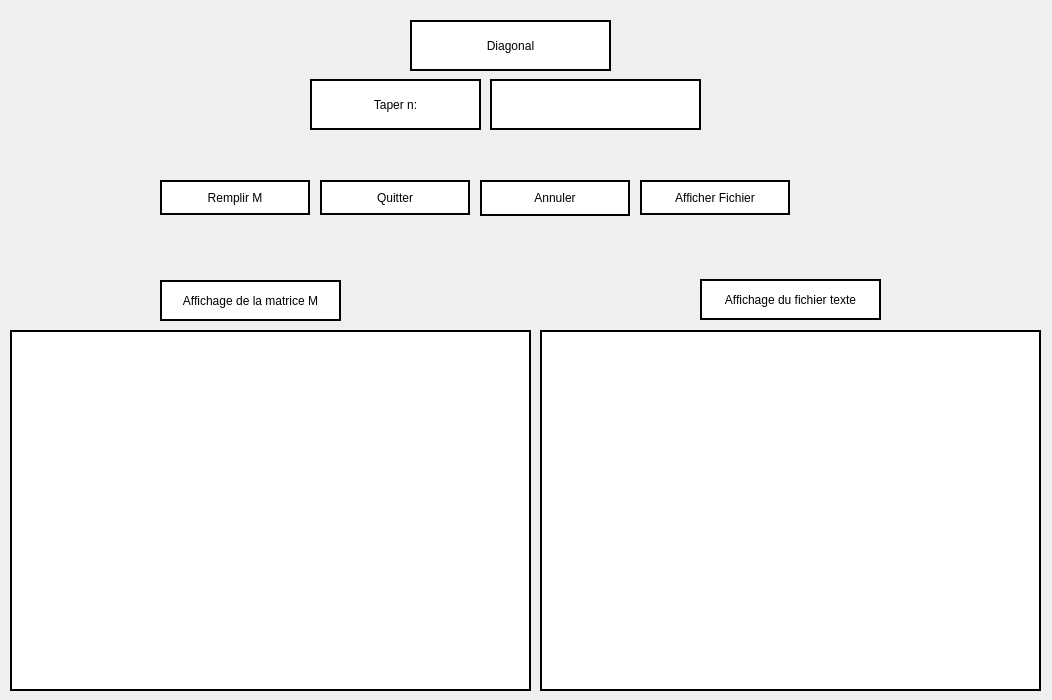
<?xml version="1.0" encoding="UTF-8"?>
<ui version="4.0">
 <class>Form</class>
 <widget class="QWidget" name="Form">
  <property name="geometry">
   <rect>
    <x>0</x>
    <y>0</y>
    <width>1052</width>
    <height>700</height>
   </rect>
  </property>
  <property name="windowTitle">
   <string>Form</string>
  </property>
  <widget class="QLabel" name="label">
   <property name="geometry">
    <rect>
     <x>410</x>
     <y>20</y>
     <width>201</width>
     <height>51</height>
    </rect>
   </property>
   <property name="styleSheet">
    <string notr="true">border: 2px solid black;
font: 75 11pt &quot;MS Shell Dlg 2&quot;;
background-color: white;</string>
   </property>
   <property name="text">
    <string>Diagonal</string>
   </property>
   <property name="alignment">
    <set>Qt::AlignCenter</set>
   </property>
  </widget>
  <widget class="QLineEdit" name="pushN">
   <property name="geometry">
    <rect>
     <x>490</x>
     <y>79</y>
     <width>211</width>
     <height>51</height>
    </rect>
   </property>
   <property name="styleSheet">
    <string notr="true">border: 2px solid black;
font: 75 11pt &quot;MS Shell Dlg 2&quot;;
background-color: white;</string>
   </property>
   <property name="alignment">
    <set>Qt::AlignCenter</set>
   </property>
  </widget>
  <widget class="QLabel" name="label_5">
   <property name="geometry">
    <rect>
     <x>700</x>
     <y>279</y>
     <width>181</width>
     <height>41</height>
    </rect>
   </property>
   <property name="styleSheet">
    <string notr="true">border: 2px solid black;
font: 75 11pt &quot;MS Shell Dlg 2&quot;;
background-color: white;</string>
   </property>
   <property name="text">
    <string>Affichage du fichier texte</string>
   </property>
   <property name="alignment">
    <set>Qt::AlignCenter</set>
   </property>
  </widget>
  <widget class="QPushButton" name="remp">
   <property name="geometry">
    <rect>
     <x>160</x>
     <y>180</y>
     <width>150</width>
     <height>35</height>
    </rect>
   </property>
   <property name="styleSheet">
    <string notr="true">border: 2px solid black;
font: 75 11pt &quot;MS Shell Dlg 2&quot;;
background-color: white;</string>
   </property>
   <property name="text">
    <string>Remplir M</string>
   </property>
  </widget>
  <widget class="QPushButton" name="qui">
   <property name="geometry">
    <rect>
     <x>320</x>
     <y>180</y>
     <width>150</width>
     <height>35</height>
    </rect>
   </property>
   <property name="styleSheet">
    <string notr="true">border: 2px solid black;
font: 75 11pt &quot;MS Shell Dlg 2&quot;;
background-color: white;</string>
   </property>
   <property name="text">
    <string>Quitter</string>
   </property>
  </widget>
  <widget class="QPushButton" name="ann">
   <property name="geometry">
    <rect>
     <x>480</x>
     <y>180</y>
     <width>150</width>
     <height>36</height>
    </rect>
   </property>
   <property name="styleSheet">
    <string notr="true">border: 2px solid black;
font: 75 11pt &quot;MS Shell Dlg 2&quot;;
background-color: white;</string>
   </property>
   <property name="text">
    <string>Annuler</string>
   </property>
  </widget>
  <widget class="QPushButton" name="aff">
   <property name="geometry">
    <rect>
     <x>640</x>
     <y>180</y>
     <width>150</width>
     <height>35</height>
    </rect>
   </property>
   <property name="styleSheet">
    <string notr="true">border: 2px solid black;
font: 75 11pt &quot;MS Shell Dlg 2&quot;;
background-color: white;</string>
   </property>
   <property name="text">
    <string>Afficher Fichier</string>
   </property>
  </widget>
  <widget class="QListWidget" name="listR">
   <property name="geometry">
    <rect>
     <x>540</x>
     <y>330</y>
     <width>501</width>
     <height>361</height>
    </rect>
   </property>
   <property name="styleSheet">
    <string notr="true">border: 2px solid black;
font: 75 11pt &quot;MS Shell Dlg 2&quot;;
background-color: white;</string>
   </property>
  </widget>
  <widget class="QTableWidget" name="tableR">
   <property name="geometry">
    <rect>
     <x>10</x>
     <y>330</y>
     <width>521</width>
     <height>361</height>
    </rect>
   </property>
   <property name="styleSheet">
    <string notr="true">border: 2px solid black;
font: 75 11pt &quot;MS Shell Dlg 2&quot;;
background-color: white;</string>
   </property>
  </widget>
  <widget class="QLabel" name="label_2">
   <property name="geometry">
    <rect>
     <x>310</x>
     <y>79</y>
     <width>171</width>
     <height>51</height>
    </rect>
   </property>
   <property name="styleSheet">
    <string notr="true">border: 2px solid black;
font: 75 11pt &quot;MS Shell Dlg 2&quot;;
background-color: white;</string>
   </property>
   <property name="text">
    <string>Taper n:</string>
   </property>
   <property name="alignment">
    <set>Qt::AlignCenter</set>
   </property>
  </widget>
  <widget class="QLabel" name="label_6">
   <property name="geometry">
    <rect>
     <x>160</x>
     <y>280</y>
     <width>181</width>
     <height>41</height>
    </rect>
   </property>
   <property name="styleSheet">
    <string notr="true">border: 2px solid black;
font: 75 11pt &quot;MS Shell Dlg 2&quot;;
background-color: white;</string>
   </property>
   <property name="text">
    <string>Affichage de la matrice M</string>
   </property>
   <property name="alignment">
    <set>Qt::AlignCenter</set>
   </property>
  </widget>
 </widget>
 <resources/>
 <connections/>
</ui>
